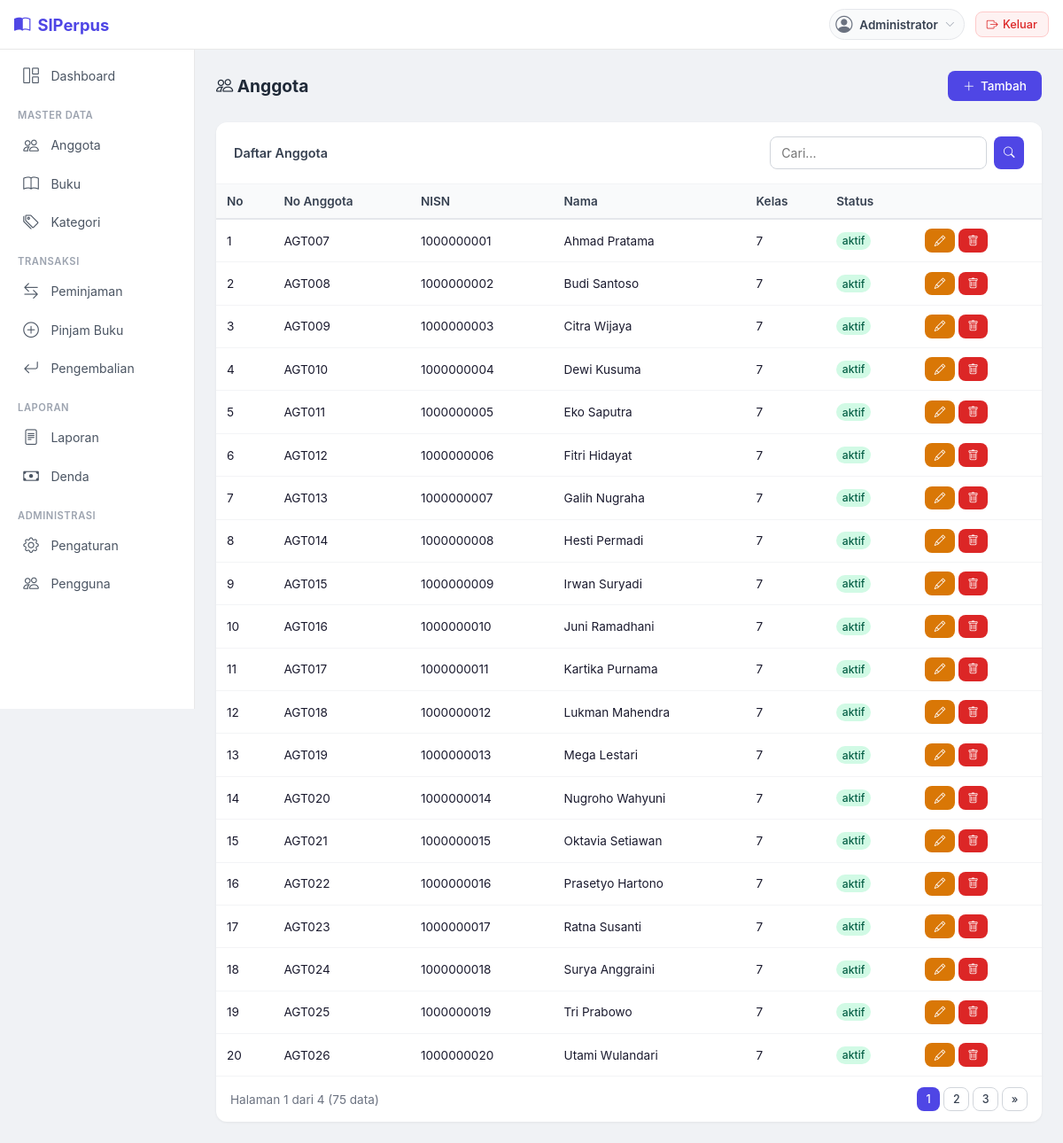
The page /anggota/index.php (signed in) on the database its author committed.
### tables this page shows
CREATE TABLE anggota (
    id_anggota INT AUTO_INCREMENT PRIMARY KEY,
    no_anggota VARCHAR(20) NOT NULL UNIQUE,
    nisn VARCHAR(20) UNIQUE,
    id_kelas INT,
    nama VARCHAR(150) NOT NULL,
    email VARCHAR(100),
    no_telp VARCHAR(20),
    alamat TEXT,
    tgl_daftar DATE NOT NULL DEFAULT (CURRENT_DATE),
    status ENUM('aktif', 'nonaktif') NOT NULL DEFAULT 'aktif',
    created_at TIMESTAMP DEFAULT CURRENT_TIMESTAMP,
    FOREIGN KEY (id_kelas) REFERENCES kelas(id_kelas) ON DELETE RESTRICT ON UPDATE CASCADE
);

CREATE TABLE kelas (
    id_kelas INT AUTO_INCREMENT PRIMARY KEY,
    nama_kelas VARCHAR(10) NOT NULL UNIQUE,
    tingkatan INT NOT NULL,
    created_at TIMESTAMP DEFAULT CURRENT_TIMESTAMP
);

### anggota/index.php (the view, shortened to what this page needs)
<?php
require_once __DIR__ . '/../config/database.php';
require_once __DIR__ . '/../includes/header.php';
$db = getConnection();
$page = max(1, (int)($_GET['page'] ?? 1));
$limit = 20;
$offset = ($page - 1) * $limit;
$search = $_GET['search'] ?? '';
$where = '';
$params = [];
$countStmt = $db->prepare("SELECT COUNT(*) FROM anggota a $where");
$countStmt->execute($params);
$total = $countStmt->fetchColumn();
$total_pages = ceil($total / $limit);
$stmt = $db->prepare("SELECT a.*, k.nama_kelas FROM anggota a LEFT JOIN kelas k ON a.id_kelas = k.id_kelas $where ORDER BY a.created_at DESC LIMIT $limit OFFSET $offset");
$stmt->execute($params);
$anggota = $stmt->fetchAll();
?>
<div class="page-header">
    <h4><i class="bi bi-people"></i> Anggota</h4>
    <a href="tambah.php" class="btn btn-primary"><i class="bi bi-plus-lg"></i> Tambah</a>
</div>
<div class="card-simple">
    <div class="card-head">
        <span>Daftar Anggota</span>
        <form method="GET" class="search-box">
            <input type="text" name="search" class="form-control" placeholder="Cari..." value="<?= htmlspecialchars($search) ?>">
            <button class="btn btn-primary btn-sm"><i class="bi bi-search"></i></button>
        </form>
    </div>
    <div class="card-body" style="padding:0;">
        <div class="table-wrap">
            <table>
                <thead>
                    <tr><th>No</th><th>No Anggota</th><th>NISN</th><th>Nama</th><th>Kelas</th><th>Status</th><th></th></tr>
                </thead>
                <tbody>
                    <?php $no = $offset + 1; foreach ($anggota as $a): ?>
                    <tr>
                        <td><?= $no++ ?></td>
                        <td><?= htmlspecialchars($a['no_anggota']) ?></td>
                        <td><?= htmlspecialchars($a['nisn'] ?: '-') ?></td>
                        <td><?= htmlspecialchars($a['nama']) ?></td>
                        <td><?= htmlspecialchars($a['nama_kelas'] ?: '-') ?></td>
                        <td><?= status_badge($a['status']) ?></td>
                        <td>
                            <a href="edit.php?id=<?= $a['id_anggota'] ?>" class="btn btn-sm btn-warning"><i class="bi bi-pencil"></i></a>
                            <a href="hapus.php?id=<?= $a['id_anggota'] ?>" class="btn btn-sm btn-danger" data-confirm="Hapus anggota ini?"><i class="bi bi-trash"></i></a>
                        </td>
                    </tr>
                    <?php endforeach; ?>
                </tbody>
            </table>
        </div>
    </div>
    <?php if ($total_pages > 1): ?>
    <div style="display:flex;justify-content:space-between;align-items:center;padding:0.75rem 1rem;font-size:0.85rem;">
        <div style="color:#6b7280;">Halaman <?= $page ?> dari <?= $total_pages ?> (<?= $total ?> data)</div>
        <div style="display:flex;gap:0.25rem;">
            <?php for ($i = max(1, $page-2); $i <= min($total_pages, $page+2); $i++): ?>
            <a href="?page=<?= $i ?>&search=<?= urlencode($search) ?>" class="btn btn-sm <?= $i==$page?'btn-primary':'btn-outline' ?>"><?= $i ?></a>
            <?php endfor; ?>
            <?php if ($page < $total_pages): ?><a href="?page=<?= $page+1 ?>&search=<?= urlencode($search) ?>" class="btn btn-sm btn-outline">&raquo;</a><?php endif; ?>
        </div>
    </div>
    <?php endif; ?>
</div>
<?php require_once __DIR__ . '/../includes/footer.php'; ?>

### config/database.php (shortened to what this page needs)
<?php
function status_badge($status) {
    $map = [
        'dipinjam' => 'warning',
        'dikembalikan' => 'success',
        'terlambat' => 'danger',
        'aktif' => 'success',
        'nonaktif' => 'secondary',
    ];
    $color = $map[$status] ?? 'secondary';
    return "<span class='badge bg-{$color}'>" . htmlspecialchars($status) . "</span>";
}

### assets/css/style.css (style rules this page uses)
* { margin: 0; padding: 0; box-sizing: border-box; }
body { font-family: -apple-system, BlinkMacSystemFont, 'Segoe UI', Roboto, Oxygen, Ubuntu, sans-serif; background: #f0f2f5; color: #1a1a2e; }
.page-header { margin-bottom: 1.5rem; display: flex; flex-wrap: wrap; align-items: center; justify-content: space-between; gap: 0.75rem; }
.page-header h4 { font-size: 1.2rem; font-weight: 700; color: #1f2937; margin: 0; }
.card-simple { background: #fff; border-radius: 12px; box-shadow: 0 1px 3px rgba(0,0,0,0.06); overflow: hidden; }
.card-simple .card-head { padding: 1rem 1.25rem; border-bottom: 1px solid #f3f4f6; font-weight: 600; font-size: 0.9rem; color: #374151; display: flex; flex-wrap: wrap; align-items: center; justify-content: space-between; }
.card-simple .card-body { padding: 1.25rem; }
.table-wrap { overflow-x: auto; }
table { width: 100%; border-collapse: collapse; font-size: 0.85rem; }
table th { background: #f9fafb; color: #374151; font-weight: 600; padding: 0.7rem 0.75rem; text-align: left; white-space: nowrap; border-bottom: 2px solid #e5e7eb; }
table td { padding: 0.65rem 0.75rem; border-bottom: 1px solid #f3f4f6; vertical-align: middle; }
.form-control, .form-select { width: 100%; padding: 0.55rem 0.75rem; font-size: 0.88rem; border: 1px solid #d1d5db; border-radius: 8px; outline: none; transition: border-color 0.15s; background: #fff; font-family: inherit; }
.btn { display: inline-flex; align-items: center; gap: 0.4rem; padding: 0.5rem 1rem; font-size: 0.85rem; font-weight: 500; border-radius: 8px; border: 1px solid transparent; cursor: pointer; text-decoration: none; transition: all 0.15s; font-family: inherit; }
.btn-primary { background: #4f46e5; color: #fff; }
.btn-warning { background: #d97706; color: #fff; }
.btn-danger { background: #dc2626; color: #fff; }
.btn-sm { padding: 0.3rem 0.6rem; font-size: 0.78rem; }
.btn-outline { background: transparent; border-color: #d1d5db; color: #374151; }
.badge { display: inline-block; padding: 0.2em 0.55em; font-size: 0.76rem; font-weight: 500; border-radius: 999px; }
.bg-success { background: #d1fae5; color: #065f46; }
.search-box { display: flex; gap: 0.5rem; max-width: 400px; }
.search-box input { flex: 1; }

### rows shown on the page
anggota: no_anggota "AGT007", nisn "1000000001", nama "Ahmad Pratama", id_kelas.nama_kelas "7", status "aktif"
anggota: no_anggota "AGT008", nisn "1000000002", nama "Budi Santoso", id_kelas.nama_kelas "7", status "aktif"
anggota: no_anggota "AGT009", nisn "1000000003", nama "Citra Wijaya", id_kelas.nama_kelas "7", status "aktif"
anggota: no_anggota "AGT010", nisn "1000000004", nama "Dewi Kusuma", id_kelas.nama_kelas "7", status "aktif"
anggota: no_anggota "AGT011", nisn "1000000005", nama "Eko Saputra", id_kelas.nama_kelas "7", status "aktif"
anggota: no_anggota "AGT012", nisn "1000000006", nama "Fitri Hidayat", id_kelas.nama_kelas "7", status "aktif"
anggota: no_anggota "AGT013", nisn "1000000007", nama "Galih Nugraha", id_kelas.nama_kelas "7", status "aktif"
anggota: no_anggota "AGT014", nisn "1000000008", nama "Hesti Permadi", id_kelas.nama_kelas "7", status "aktif"
anggota: no_anggota "AGT015", nisn "1000000009", nama "Irwan Suryadi", id_kelas.nama_kelas "7", status "aktif"
anggota: no_anggota "AGT016", nisn "1000000010", nama "Juni Ramadhani", id_kelas.nama_kelas "7", status "aktif"
anggota: no_anggota "AGT017", nisn "1000000011", nama "Kartika Purnama", id_kelas.nama_kelas "7", status "aktif"
anggota: no_anggota "AGT018", nisn "1000000012", nama "Lukman Mahendra", id_kelas.nama_kelas "7", status "aktif"
anggota: no_anggota "AGT019", nisn "1000000013", nama "Mega Lestari", id_kelas.nama_kelas "7", status "aktif"
anggota: no_anggota "AGT020", nisn "1000000014", nama "Nugroho Wahyuni", id_kelas.nama_kelas "7", status "aktif"
anggota: no_anggota "AGT021", nisn "1000000015", nama "Oktavia Setiawan", id_kelas.nama_kelas "7", status "aktif"
anggota: no_anggota "AGT022", nisn "1000000016", nama "Prasetyo Hartono", id_kelas.nama_kelas "7", status "aktif"
anggota: no_anggota "AGT023", nisn "1000000017", nama "Ratna Susanti", id_kelas.nama_kelas "7", status "aktif"
anggota: no_anggota "AGT024", nisn "1000000018", nama "Surya Anggraini", id_kelas.nama_kelas "7", status "aktif"
anggota: no_anggota "AGT025", nisn "1000000019", nama "Tri Prabowo", id_kelas.nama_kelas "7", status "aktif"
anggota: no_anggota "AGT026", nisn "1000000020", nama "Utami Wulandari", id_kelas.nama_kelas "7", status "aktif"

### other values the page prints
$user['nama_lengkap'] "Administrator"
$page "1"
$total_pages "4"
$total "75"
